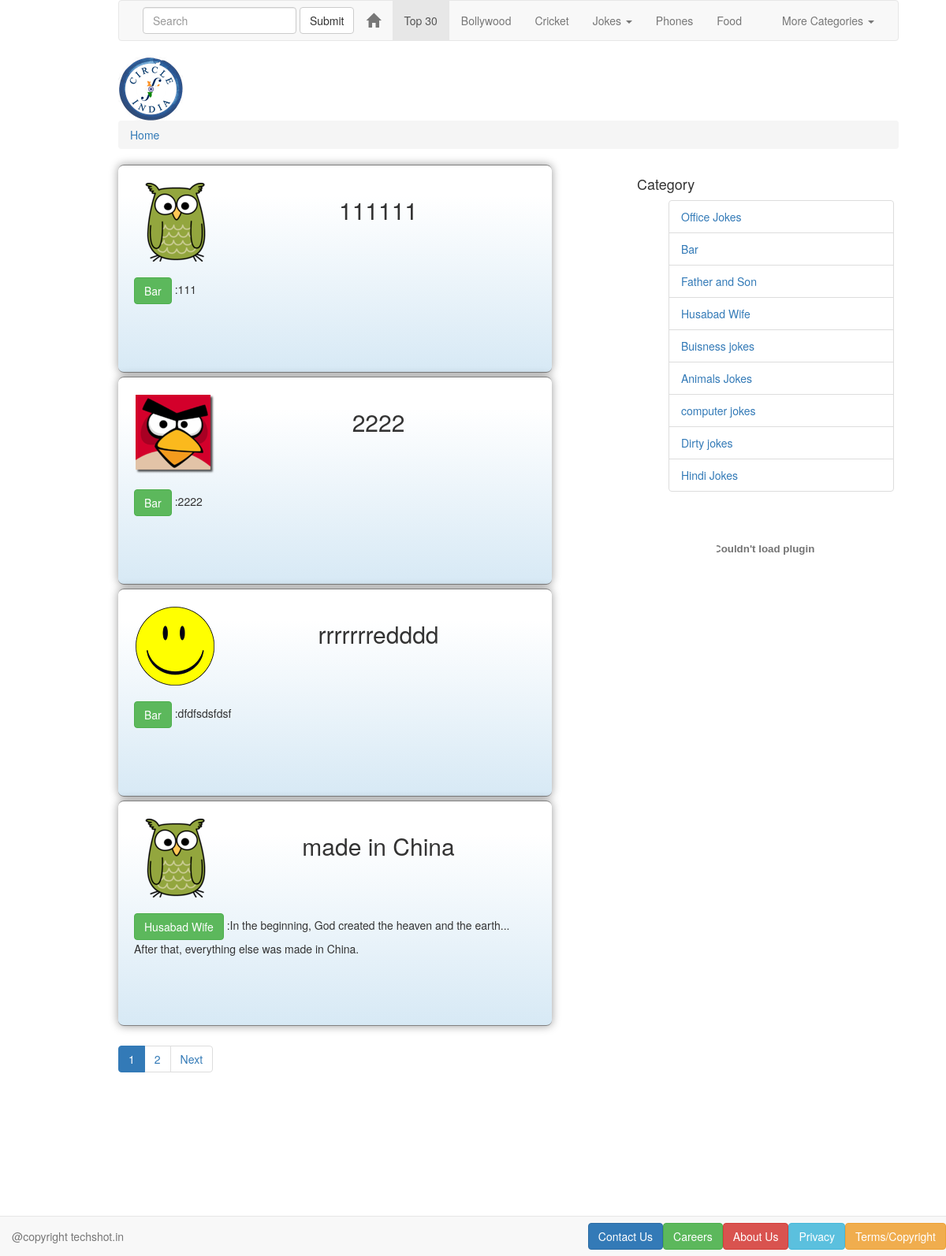
Screenshot of /shot/ with the database file from the repository.
### shot/models.py (models this page shows, shortened)
class Category(models.Model):
        name = models.CharField(max_length=128, unique=True)
        views = models.IntegerField(default=0)
        likes = models.IntegerField(default=0)
        slug = models.SlugField(unique=True)
        def __unicode__(self):
                return self.name

class Page(models.Model):
    category = models.ForeignKey(Category)
    title = models.CharField(max_length=128)
    limit_body=models.TextField()
    body = models.TextField()
    image=models.ImageField(upload_to='images/', height_field=None, width_field=None, max_length=100)
    views = models.IntegerField(default=0)

### shot/views.py (the view)
def index(request):
    posts_list = Page.objects.all()
    paginator = Paginator(posts_list, 4)
    try:
        page = int(request.GET.get('page', '1'))
    except:
        page = 1
    try:
        posts = paginator.page(page)
    except(EmptyPage, InvalidPage):
        posts = paginator.page(paginator.num_pages)
    return render_to_response('shot/index.html',
        { 'posts' : posts,
	   'categories': Category.objects.all(),
		 },
        context_instance=RequestContext(request))

### templates/shot/index.html (shortened to what this page needs)
<!DOCTYPE html>
<html>
    <head>
	{% load staticfiles %}
	<link rel="stylesheet" type="text/css" href=" {% static 'css/az.css' %} " >
	<link rel="stylesheet" href="http://maxcdn.bootstrapcdn.com/bootstrap/3.3.4/css/bootstrap.min.css">
    </head>
    <body>
	<div id="container">
	<nav class="navbar navbar-default">
  <div class="container-fluid">
    <div class="navbar-header">
	<form class="navbar-form navbar-left" role="search">
        <div class="form-group">
          <input type="text" class="form-control" placeholder="Search">
        </div>
        <button type="submit" class="btn btn-default">Submit</button>
      </form>
      <a class="navbar-brand" href="#"> <span class="glyphicon glyphicon-home" aria-hidden="true"></span></a>
</div>
    <div class="collapse navbar-collapse" id="bs-example-navbar-collapse-1">
      <ul class="nav navbar-nav">
        <li class="active"><a href="http://circleofindia.in/cpost.php?top=30&lt=1">Top 30 <span class="sr-only">(current)</span></a></li>
        <li><a href="http://circleofindia.in/cpost.php?cat=5&lt=1">Bollywood</a></li>
        <li><a href="http://circleofindia.in/cpost.php?cat=18&lt=1">Cricket</a></li>
	 <li class="dropdown">
          <a class="navbar-a " href="#" class="dropdown-toggle" data-toggle="dropdown" role="button" aria-expanded="false">Jokes <span class="caret"></span></a>
        </li>
	<li><a href="http://circleofindia.in/cpost.php?cat=9&lt=1">Phones</a></li>
	<li><a href="http://circleofindia.in/cpost.php?cat=16&lt=1">Food</a></li>
      </ul>
      <ul class="nav navbar-nav navbar-right">
        <li class="dropdown">
          <a href="#" class="dropdown-toggle" data-toggle="dropdown" role="button" aria-expanded="false">More Categories <span class="caret"></span></a>
        </li>
      </ul>
    </div>
  </div>
</nav>
 {% load staticfiles %}
     <a href="http://www.circleofindia.in" >  <img src="{% static 'images/coi.png' %}"/> </a>
	<ol class="breadcrumb">
  <li class="active"><a href="#">Home</a></li>
</ol>
	<div class="category" >
	<h4>Category</h4>
        {% if categories %}
           <ul>
                {% for category in categories %}
                <li class="list-group-item" >  <a href="/shot/category/{{ category.slug }}" >{{ category.name }}</a></li>
                {% endfor %}
            </ul>
       {% else %}
            <strong>There are no categories present.</strong>
       {% endif %}
<center><object width="125" height="125"><embed src="http://www.justjoking.com/bin/rimshot.swf" width="125" height="125" wmode="transparent"></object></center>
</div>
<div class="post">
{% if posts %}
{% for post in posts.object_list %}
<div class="jokes">
<div class="headjoke">
<div class="imagestyle">
         <img src="{{MEDIA_URL}}{{ post.image }}"/>
        </div>
<div class="joketitle">
       <h2> {{ post.title }}</h2>
</div>
        </div>
        <div class="mainjoke">
	<a href="/shot/category/{{ post.category.slug }}"> <button type="button" class="btn btn-success"> {{post.category}} </button></a> :{{post.body}}
</div>
</div>
    {% endfor %}
 <ul class="pagination">
          {% for pg in posts.paginator.page_range %}
              {% if posts.number == pg %}
                  <li class="active"><a href="?page={{ pg }}">{{ pg }}</a></li>
              {% else %}
                  <li><a href="?page={{ pg }}">{{ pg }}</a></li>
              {% endif %}
          {% endfor %}
          {% if posts.has_next %}
              <li><a href="?page={{ posts.next_page_number }}">Next</a></li>
          {% endif %}
 </ul>
{% endif %}
</div>
<nav class="navbar navbar-default navbar-fixed-bottom" role="navigation" >
	<div class="container-center">
	<p class="navbar-text pull-left"> @copyright techshot.in</p>
	<a href="http://www.circleofindia.in/termsofuse.php" class="navbar-btn btn-warning btn pull-right ">Terms/Copyright</a>
	 <a href="http://www.circleofindia.in/privacy.php" class="navbar-btn btn-info btn pull-right ">Privacy</a>
	<a href="http://www.circleofindia.in/about.php" class="navbar-btn btn-danger btn pull-right ">About Us</a> &nbsp &nbsp
	 <a href="http://www.circleofindia.in/career.php" class="navbar-btn btn-success btn pull-right">Careers</a>&nbsp &nbsp
	 <a href="http://www.circleofindia.in/contact.php" class="navbar-btn btn-primary btn pull-right">Contact Us</a>&nbsp &nbsp
	</div>
</nav>
</div>
    </body>
</html>

### static/css/az.css (style rules this page uses)
html { position: relative; min-height: 100%; }
body { background-color:#FF33CC; }
h2 { color:green; text-align:center; }
h4 { text-align:left;; }
a { text-decoration:none; color:red; font-size:1.0em; font-weight:italic; }
.navbar-a { color:black; text-decoration:none; }
.jokes { max-width:550px; border-top:solid #808080; border-bottom: solid #808080; border-width: 1px; text-align:left; z-index:-1; padding:20px; margin-top:5px; margin-bottom:5px; background-color: white; -webkit-box-shadow: 0px 0px 12px rgba(0, 0, 0, 0.4); -moz-box-shadow: 0px 1px 6px rgba(23, 69, 88, .5); -webkit-border-radius: 12px; -moz-border-radius: 7px; border-radius: 7px; background: -webkit-gradient(linear, left top, left bottom, color-stop(0%, white), color-stop(15%, white), color-stop(100%, #D7E9F5)); background: -moz-linear-gradient(top, white 0%, white 55%, #D5E4F3 130%); }
.mainjoke { width:500px; min-height:10px; overflow:hidden; white-space:pre-line; line-height:22px; z-index: -1; }
.headjoke { width:100%; height:100px; }
.imagestyle { padding:2px; width:100px; height:100px; position:absolute; }
.joketitle { width:400px; height:100px; left:130px; position:absolute; text-align:center; }
#container { position: relative; right: 150px; left: 150px; width:990px; height:300%; background-color:white; }
.category { position:absolute; width:336px; height:100%; right:1px; padding:5px; }
li { padding:0; list-style:none; margin:0; }
.post { width:600px; height:100%; border-width:1px; border-style: ridge; text-align:left; border: 1px solid black; border : black; text-align:left; }

### rows the page displays
Category: name "Office Jokes"
Category: name "Bar"
Category: name "Father and Son"
Category: name "Husabad Wife"
Category: name "Buisness jokes"
Category: name "Animals Jokes"
Category: name "computer jokes"
Category: name "Dirty jokes"
Category: name "Hindi Jokes"
Page: image (picture), title "111111", category "Bar", body "111"
Page: image (picture), title "2222", category "Bar", body "2222"
Page: image (picture), title "rrrrrrredddd", category "Bar", body "dfdfsdsfdsf"
Page: image (picture), title "made in China", category "Husabad Wife", body "In the beginning, God created the heaven and the earth... After that, everything else was made in China."

### other values shown
{{ pg }} "1"
{{ pg }} "2"
